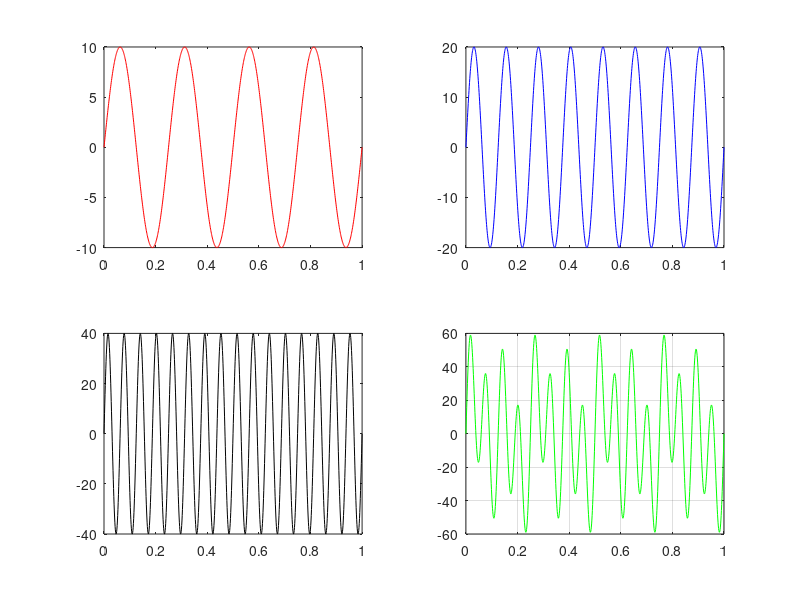

Write MATLAB code to recreate this figure.
clc;
clear all;
close all;

t = 0:0.001:1; %1/0.001 = 1000 samples

f1=4;
f2=8;
f3=16;

amplitude1=10;
amplitude2=20;
amplitude3=40;
figure(1);
x1=  amplitude1*sin(2*pi*f1*t);
subplot(2,2,1);
plot(t,x1,'r');
%hold on;
x2 = amplitude2*sin(2*pi*f2*t);
subplot(2,2,2)
plot(t,x2,'b');
%hold on;
x3 = amplitude3*sin(2*pi*f3*t);
subplot(2,2,3)
plot(t,x3,'black');
%hold on;
x = x1+x2+x3
subplot(2,2,4);
plot(t,x,'g');
grid on;